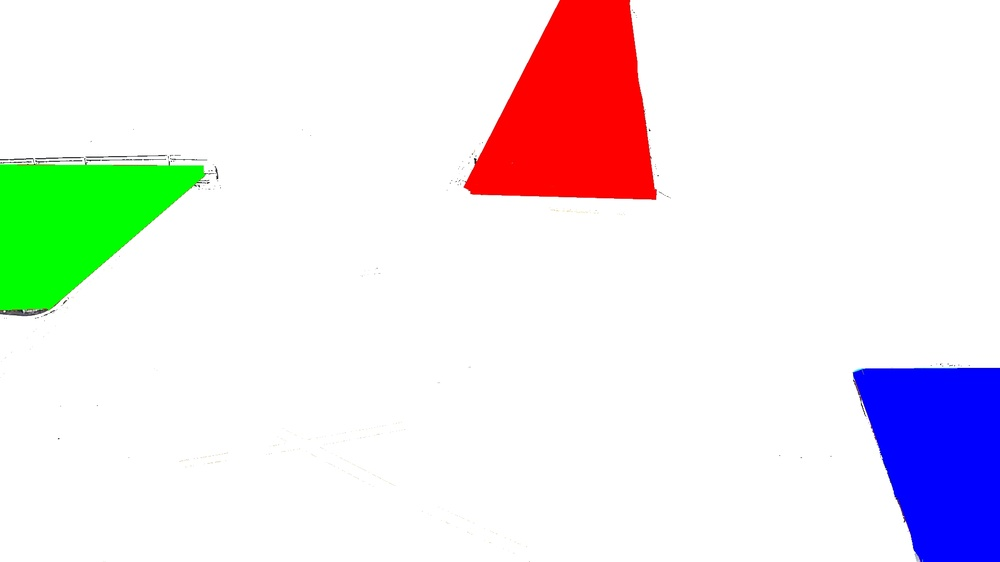
#> input picture rpi codes/ref.jpg, 1000 x 562 px, shrunk from 1920 x 1080 before the run
$ python regions.py
#> lines starting #> are read from the running program, lines starting #| are printed output that depends on the picture; after the words box and inside, x2 and y2 are one past the last pixel; in counts of white or black regions, pixels touching at a corner belong together
import cv2
import numpy as np
import json

# Load the image
image_path = 'ref.jpg'  # Update with the path to your image
image = cv2.imread(image_path)
#> image is the input picture: shape (562, 1000, 3); mean B, G, R 234, 232.6, 235.7

# Define the colors and tolerance
tolerance = 20  # Adjust this value for more/less tolerance
colors = {
    "upper_lane": (0, 0, 255),  # Red in BGR
    "left_lane": (0, 255, 0),   # Green in BGR
    "right_lane": (255, 0, 0)   # Blue in BGR
}

# Dictionary to store the coordinates
regions = {}

# Detect each color and store pixel coordinates
for lane, color in colors.items():
    # Define the lower and upper bounds for the color
    lower_bound = np.clip(np.array(color) - tolerance, 0, 255)
    upper_bound = np.clip(np.array(color) + tolerance, 0, 255)

    # Create a mask for the specific color range
    mask = cv2.inRange(image, lower_bound, upper_bound)

    # Find non-zero pixel coordinates
    coordinates = cv2.findNonZero(mask)

    # Store the coordinates in a list
    if coordinates is not None:
        regions[lane] = [(int(point[0][0]), int(point[0][1])) for point in coordinates]
    else:
        regions[lane] = []
#> this loop made 3 passes
#> pass 1, `mask = cv2.inRange(image, lower_bound, upper_bound)`:
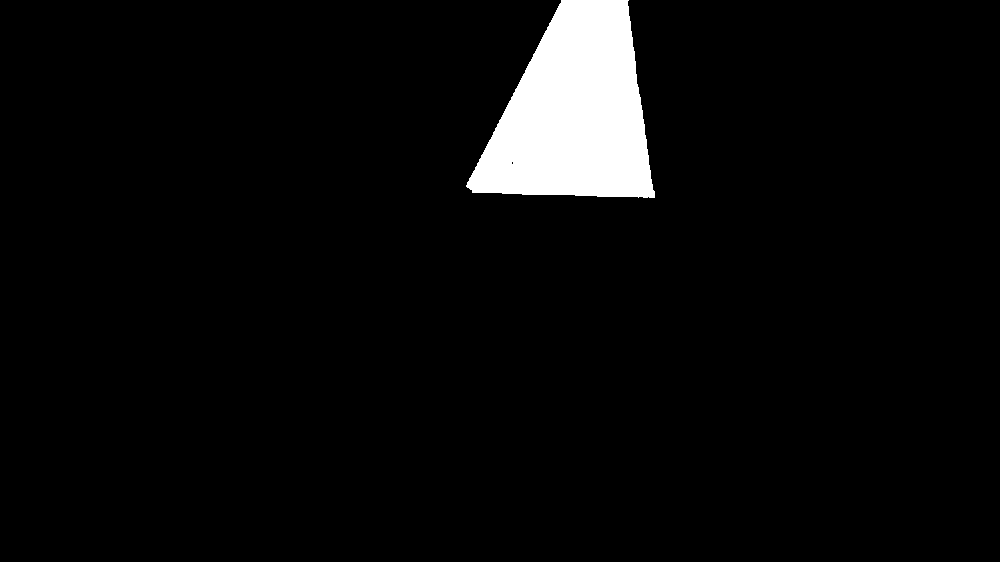
#> mask: shape (562, 1000); 4.5% white; 1 white region, box (x1, y1, x2, y2) and area: (466, 0, 655, 198) 25179
#> pass 2, `mask = cv2.inRange(image, lower_bound, upper_bound)`:
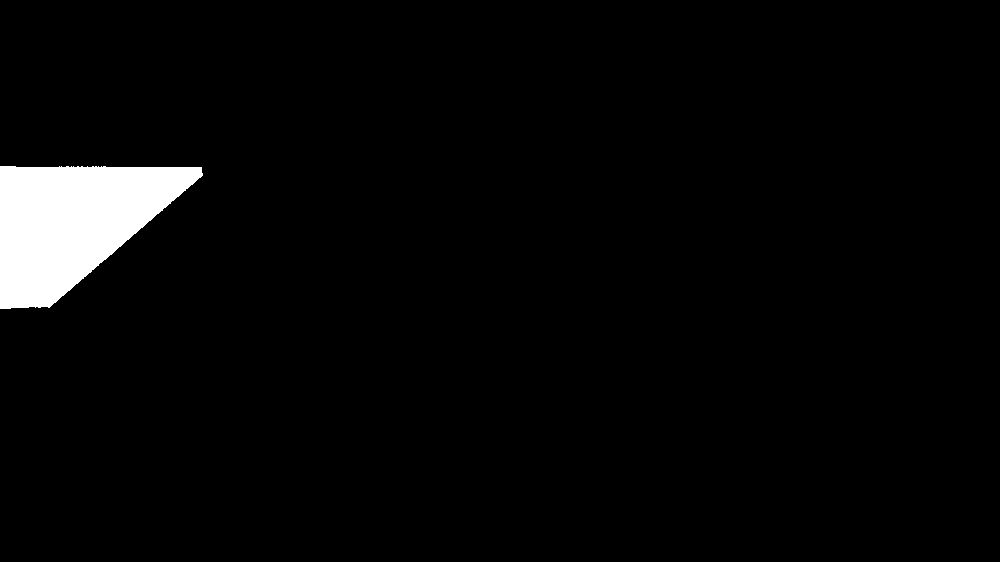
#> mask: shape (562, 1000); 3.3% white; 1 white region, box (x1, y1, x2, y2) and area: (0, 166, 203, 309) 18452
#> pass 3, `mask = cv2.inRange(image, lower_bound, upper_bound)`:
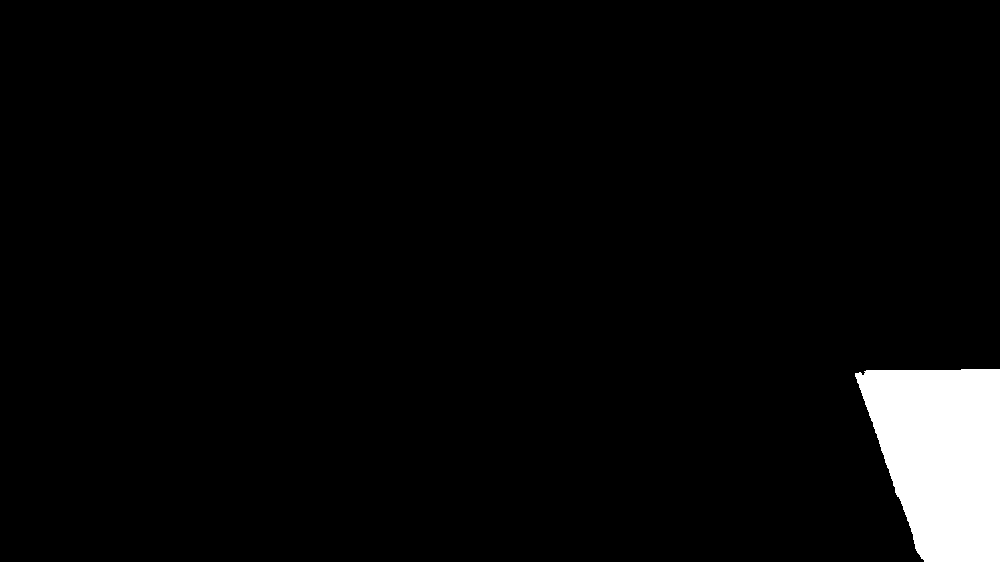
#> mask: shape (562, 1000); 3.8% white; 1 white region, box (x1, y1, x2, y2) and area: (855, 369, 1000, 562) 21617
#> after the loop, regions = 3 items

# Save the regions to a config file
config_path = 'regions.json'
with open(config_path, 'w') as f:
    json.dump(regions, f, indent=4)

print(f"Regions saved to {config_path}")
